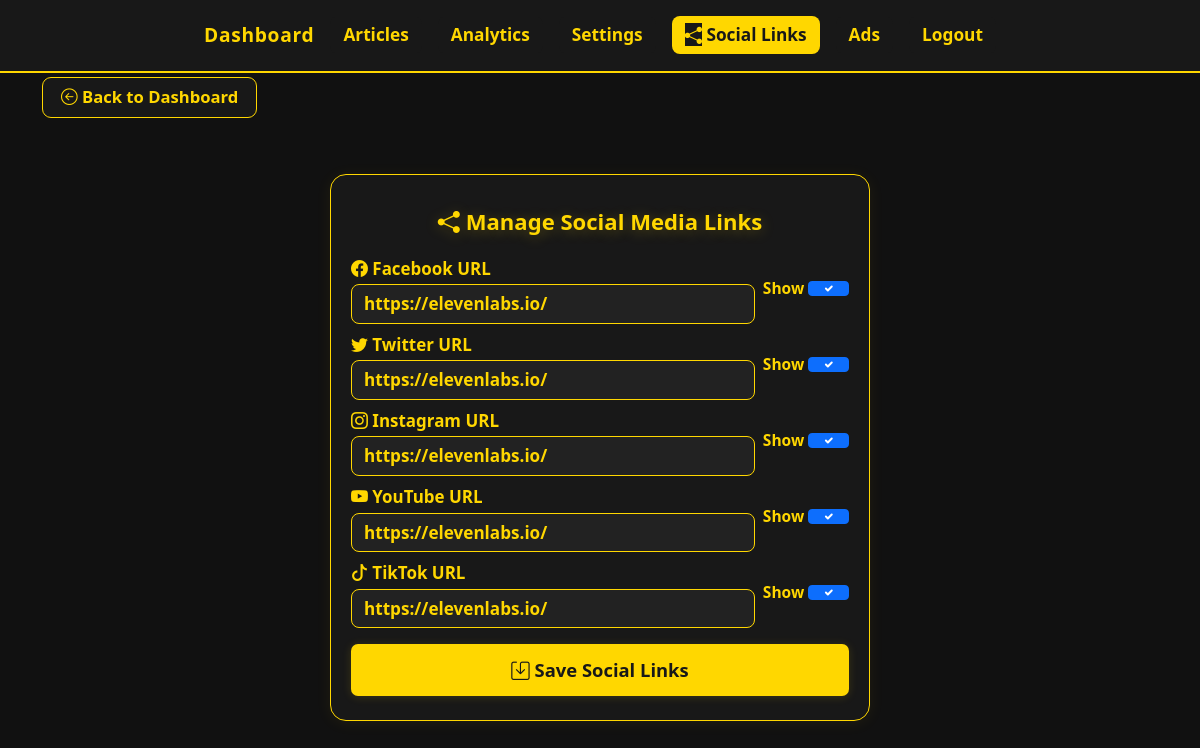
/admin/social (signed in), run on the app's committed database.
### app.py (models this page shows)
class SocialLink(db.Model):
    id = db.Column(db.Integer, primary_key=True)
    platform = db.Column(db.String(50), unique=True)
    url = db.Column(db.String(255))
    visible = db.Column(db.Boolean, default=True)

### app.py (the view, shortened to what this page needs)
@app.route('/admin/social', methods=['GET', 'POST'])
@login_required
def social_links():
    platforms = ['Facebook', 'Twitter', 'Instagram', 'YouTube', 'TikTok']
    existing = {s.platform: s for s in SocialLink.query.all()}
    return render_template("admin_social_links.html", social_links=existing, platforms=platforms)

### app.py (called while the page is built)
@login_manager.user_loader
def load_user(user_id):
    return AdminUser.query.get(int(user_id))

### templates/admin_social_links.html (shortened to what this page needs)
<!DOCTYPE html>
<html lang="en" data-theme="dark">
<head>
  <link href="https://cdn.jsdelivr.net/npm/bootstrap@5.3.0/dist/css/bootstrap.min.css" rel="stylesheet">
  <link rel="stylesheet" href="https://cdn.jsdelivr.net/npm/bootstrap-icons@1.10.5/font/bootstrap-icons.css">
</head>
<body>
  <nav class="navbar navbar-dark mb-1" style="border-bottom:2px solid #ffd700;">
    <div class="container-fluid justify-content-center py-2 flex-wrap">
      <a class="navbar-brand mx-2 fw-bold" href="{{ url_for('dashboard') }}">Dashboard</a>
      <a class="nav-link mx-2" href="{{ url_for('manage_articles') }}">Articles</a>
      <a class="nav-link mx-2" href="{{ url_for('analytics') }}">Analytics</a>
      <a class="nav-link mx-2" href="{{ url_for('settings') }}">Settings</a>
      <a class="nav-link mx-2 active" href="{{ url_for('social_links') }}">
        <i class="bi bi-share-fill"></i> Social Links
      </a>
      <a class="nav-link mx-2" href="{{ url_for('manage_ads') }}">Ads</a>
      <a class="nav-link mx-2 text-danger" href="{{ url_for('logout') }}">Logout</a>
    </div>
  </nav>
  <div class="container">
    <a href="{{ url_for('dashboard') }}" class="back-btn mb-3">
      <i class="bi bi-arrow-left-circle"></i> Back to Dashboard
    </a>
    <div class="social-container">
      <div class="social-title">
        <i class="bi bi-share-fill"></i> Manage Social Media Links
      </div>
      <form method="POST" autocomplete="off">
        {% for platform in platforms %}
        <div class="mb-2 d-flex align-items-center justify-content-between flex-wrap">
          <div class="flex-grow-1 me-2">
            <label class="form-label" for="{{ platform }}_url">
              <i class="bi bi-{{ 'facebook' if platform=='Facebook' else
                                  'twitter' if platform=='Twitter' else
                                  'instagram' if platform=='Instagram' else
                                  'youtube' if platform=='YouTube' else
                                  'tiktok' if platform=='TikTok' else 'link' }}"></i>
              {{ platform }} URL
            </label>
            <input class="form-control" type="text" id="{{ platform }}_url" name="{{ platform }}_url"
                   value="{{ social_links[platform].url if social_links.get(platform) else '' }}"
                   placeholder="https://{{ platform|lower }}.com/yourpage">
          </div>
          <div>
            <label class="form-label d-block text-center" style="font-size:.97rem;">
              Show
              <input type="checkbox" class="form-check-input form-switch"
                     name="{{ platform }}_visible"
                     {% if social_links.get(platform) and social_links[platform].visible %}checked{% endif %}>
            </label>
          </div>
        </div>
        {% endfor %}
        <button type="submit" class="btn btn-submit mt-2">
          <i class="bi bi-save"></i> Save Social Links
        </button>
      </form>
    </div>
  </div>
</body>
</html>

### templates/admin_social_links.html (style rules this page uses)
html, body { background: #111 !important; color: #fff !important; }
.navbar, .navbar * { background: #181818 !important; color: #ffd700 !important; font-size: 1.08rem; font-weight: 700; }
.navbar .nav-link { color: #ffd700 !important; text-decoration: none; padding: 6px 13px; border-radius: 8px; transition: background .14s, color .14s; }
.navbar .nav-link.active, .navbar .nav-link:hover, .navbar-brand:hover { background: #ffd700 !important; color: #181818 !important; }
.navbar-brand { color: #ffd700 !important; font-size: 1.2rem; letter-spacing: .7px; }
.social-container { background: #181818; border-radius: 16px; border: 1.5px solid #ffd700; box-shadow: 0 2px 16px #ffd70011; padding: 30px 20px 24px 20px; max-width: 540px; margin: 40px auto 0 auto; }
.social-title { color: #ffd700; font-weight: 800; font-size: 1.38rem; text-align: center; margin-bottom: 18px; text-shadow: 0 2px 14px #ffd70044; }
.form-label { color: #ffd700; font-weight: 700; font-size: 1.06rem; margin-bottom: 3px; }
.form-control { background: #222; color: #ffd700; border: 1.5px solid #ffd700; font-size: 1.07rem; border-radius: 8px; font-weight: 600; }
.btn-submit { background: #ffd700; color: #181818; font-weight: 900; border-radius: 7px; font-size: 1.15rem; width: 100%; margin-top: 20px; box-shadow: 0 1px 10px #ffd70027; transition: background .13s, color .13s; padding: 11px 0; }
.back-btn { margin: 0 0 16px 0; font-size: 1.04rem; color: #ffd700; background: #181818; border: 1px solid #ffd700; border-radius: 9px; padding: 7px 18px; font-weight: 700; transition: background .13s, color .13s; text-decoration: none; display: inline-block; }

### data on the page
SocialLink: platform "Facebook", url "https://elevenlabs.io/", visible "☑"
SocialLink: platform "Twitter", url "https://elevenlabs.io/", visible "☑"
SocialLink: platform "Instagram", url "https://elevenlabs.io/", visible "☑"
SocialLink: platform "YouTube", url "https://elevenlabs.io/", visible "☑"
SocialLink: platform "TikTok", url "https://elevenlabs.io/", visible "☑"
